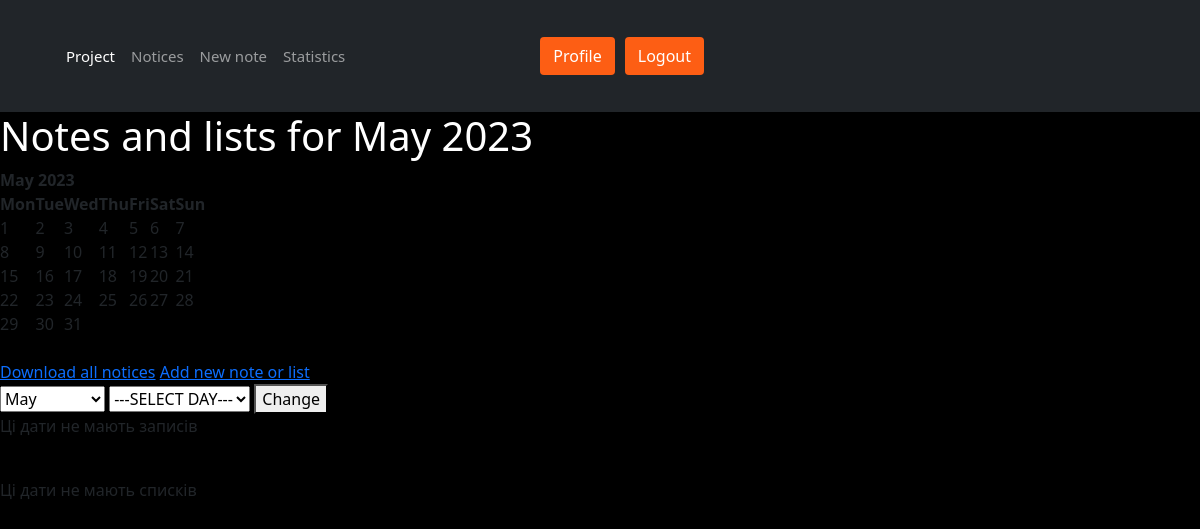
Before: /all_notes/ (signed in) with the older database file.
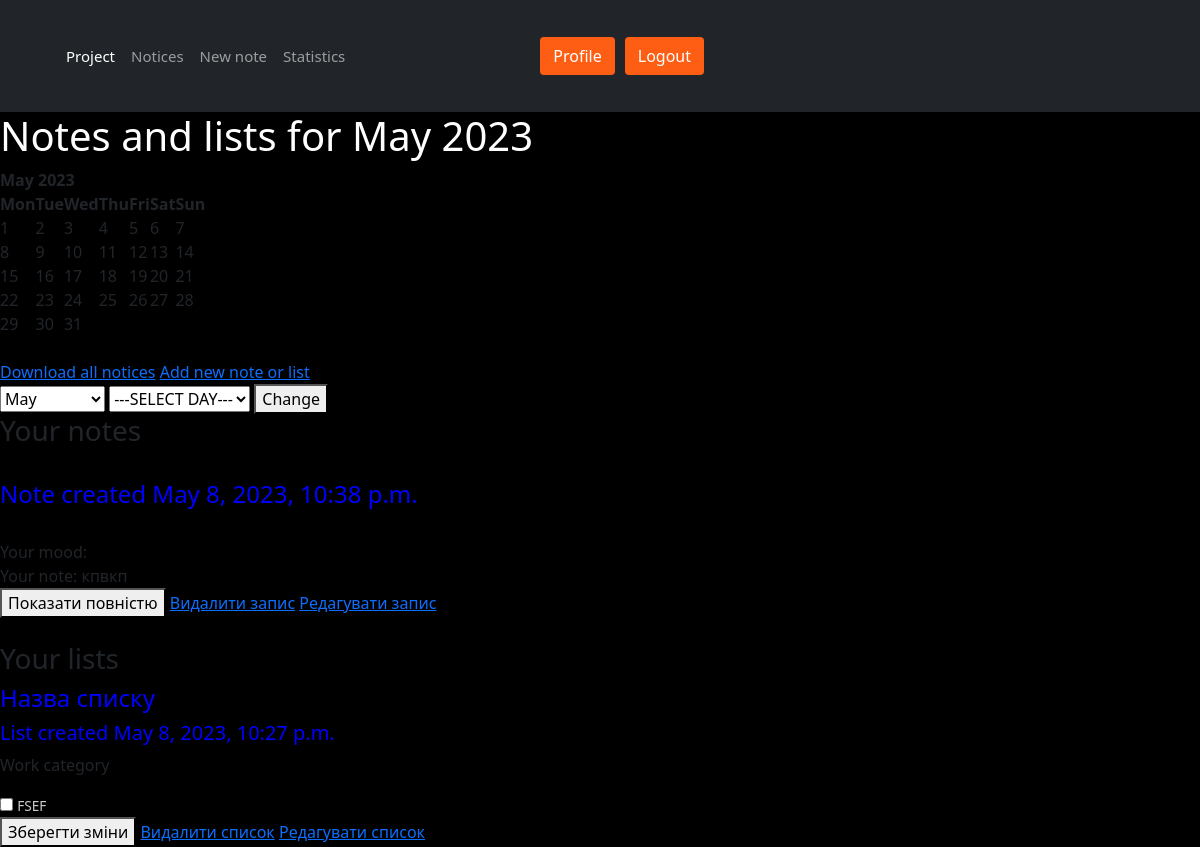
After: the same page with the newer database file.
### entries/models.py (models this page shows)
class Note(models.Model):
    username = models.CharField(max_length=25, default='SOME STRING')
    time = models.DateTimeField(auto_now=True)
    mood = models.CharField(max_length=15)
    note = models.CharField(max_length=1000000)
    need_cups = models.IntegerField(default=10, blank=True, null=True)
    now_cups = models.IntegerField(default=0, blank=True, null=True)

class Lists(models.Model):
    list_id = models.AutoField(primary_key=True)
    username = models.CharField(max_length=25, default='SOME STRING')
    list_name = models.CharField(max_length=25, blank=True, null=True)
    time = models.DateTimeField(auto_now=True)

class ListsWork(models.Model):
    list_id = models.IntegerField()
    case_name = models.CharField(max_length=25, default='SOME STRING')
    approved = models.BooleanField(default=False)

### entries/views.py (the view)
# urls.py: path('all_notes/', views.all_notes, name="all_notes"),
def all_notes(request):
    notes, lists, calendar_, day_, month_n, year_ = return_notes_lists(request)
    return render(request, 'entries/all_notes.html', {'notes': notes, 'lists': lists,
                                                      'calendar_': calendar_, 'day_': day_,  'month_n': month_n,
                                                      'year_': year_})

### entries/templatetags/template_tags.py (called while the page is built)
@register.filter
def unpack(value):
    val = [i for i in value]
    return val[0]

@register.filter(name='zip')
def zip_lists(a, b):
    return zip(a, b)

### entries/views.py (called while the page is built)
def time_filter(request, queryset_, class_, month_=None, year_=None, day_=None):
    if day_ is None or day_ == '':
        from_date = datetime(year_, month_, 1, 0, 0, 0, 0)
        to_date = datetime(year_, month_, monthrange(year_, month_)[1], 0, 0, 0, 0)
    else:
        from_date = datetime(year_, month_, int(day_), 0, 0, 0, 0)
        to_date = datetime(year_, month_, int(day_), 23, 59, 59, 0)
    queryset_ = class_.objects.filter(username=request.user).filter(time__gte=from_date, time__lte=to_date).\
        values_list(queryset_)
    return make_list(queryset_)

def make_list(queryset_):
    list_note = []
    if len(queryset_) > 0:
        for i in range(len(queryset_)):
            list_note.append(*queryset_[i])
    return list_note

def return_date(month_=datetime.now().month, year_=datetime.now().year):
    calendar_ = HTMLCalendar(firstweekday=0)
    calendar_ = calendar_.formatmonth(year_, month_)
    month_n = month_name[month_]
    return calendar_, month_, month_n, year_

### entries/templates/entries/all_notes.html (shortened to what this page needs)
{% extends 'users/base.html' %}
{% load template_tags %}
{% block content %}
{% load static %}
<h1>Notes and lists for {% if day_ %} {{ day_ }} {% endif %} {{ month_n }} {{ year_ }}</h1>
{{ calendar_|safe }}
<br>
<a href="{% url 'download_data' %}">Download all notices</a>
<a href="{% url 'new_note' %}">Add new note or list</a>
<form action="" method="POST">
    <select id="new_month" name="new_month">
        <option value="{{ month_ }}" selected="selected">{% if month_n %} {{ month_n|title }} {% else %}
            ---SELECT MONTH---{% endif %}</option>
    </select>
    <select id="new_day" name="new_day" value="new_day">
        <option value="" selected="selected">---SELECT DAY---</option>
    </select>
    <button type='submit'>Change</button>
</form>
{% if notes %}
    <h3>Your notes</h3>
        {% for id_note, u, t, m, n, e, w, iterate in notes reversed  %}
            <br>
            <h4 style="color: blue;">Note created {{ t }}</h4>
            <div id="short_text{{iterate}}">
                <br>Your mood: {{ m }}
                <br>Your note: {{ n|truncatechars:200 }}
            </div>
            <button id="show_full{{iterate}}" onclick="readAll({{iterate}})">Показати повністю</button>
            <a href="{% url 'delete_note' %}?id_note={{id_note}}">Видалити запис</a>
            <a href="{% url 'edit_note' %}?id_note={{id_note}}">Редагувати запис</a>
        <br>
    {% endfor %}
{% else %}
    <p>Ці дати не мають записів</p>
{% endif %}
<br>
<form action="{% url 'will_did_case' %}?day_month={{ day_ }}, {{ month_n }}" method="POST">
    {% if lists %}
        <h3>Your lists</h3>
        {% for id_list, name_list, time_list, wc, wa, hc, ha, rc, ra, dc, da in lists reversed %}
            <h4 style="color: blue;">{{ name_list }}</h4>
            <h5 style="color: blue;">List created {{ time_list }}</h5>
            {% if wc %}
            <p>Work category</p>
                {% for case, check in wc|zip:wa %}
                    {% if check|unpack %}
                        <input type="checkbox" id="work_ch" name="boxes[]" checked="checked"
                               value="work, {{ case|unpack}}, {{id_list }}">
                        <label for="work_ch">{{ case|unpack }}</label>
                    {% else %}
                        <input type="checkbox" name="boxes[]" value="work, {{ case|unpack}}, {{id_list }}">
                        <label for="work_ch">{{ case|unpack }}</label>
                    {% endif %}
                    <br>
                {% endfor %}
            {% endif %}
            <button type='submit'  title="Обов'язково, якщо Ви змінювали виконаність справ">Зберегти зміни</button>
            <a href="{% url 'delete_list' %}?id_list={{id_list}}">Видалити список</a>
            <a href="{% url 'save_list' %}?id_list={{id_list}}">Редагувати список</a>
        {% endfor %}
    {% else %}
        <p>Ці дати не мають списків</p>
    {% endif %}
</form>
{% endblock %}

Changed rows visible on the page:
now on this page (row edited): Note: t "May 8, 2023, 10:38 p.m.", note "кпвкп"
added Lists: reversed "Назва списку"
added ListsWork: case_name "FSEF"
Other visible differences:
text no longer shown: "Ці дати не мають записів Ці дати не мають списків"
text now shown: "Your notes Your lists"
new list line: "List created May 8, 2023, 10:27 p.m. Work category Зберегти зміни Видалити список Редагувати список"
